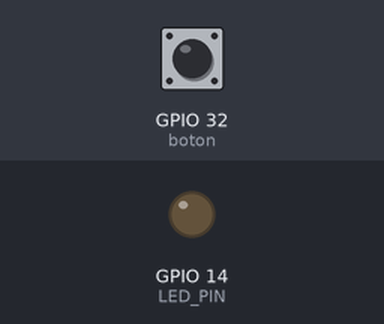
Recording of a sketch running on a simulated ESP32. Shown: output pins drawn as LEDs (lit = HIGH). Dashed ring = blinking. The inputs (shaded band) are chosen by the test bench; at power-on: GPIO 32 (boton) HIGH. What the sketch prints to the serial monitor is not drawn.

Above: at 2.2 s.
2.3 s: GPIO 32 (boton) pulled LOW for 1 s
At 4.1 s:
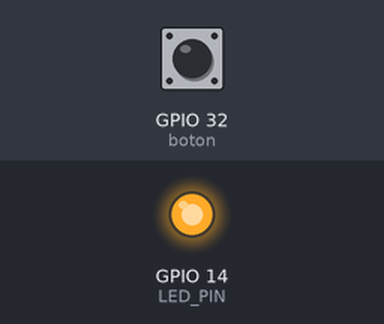
4.8 s: GPIO 32 (boton) pulled LOW for 0.15 s
At 5.4 s:
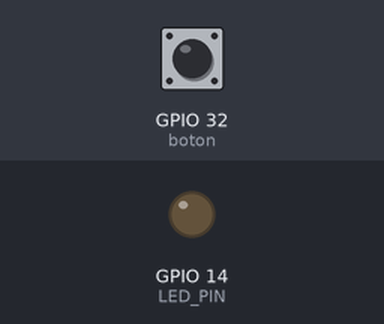
6.4 s: GPIO 32 (boton) pulled LOW for 3.2 s
At 6.6 s:
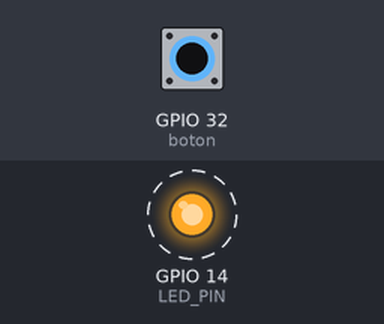
Timing chart, 0 to 10.7 s (numbered marks = the images above; inputs shaded):
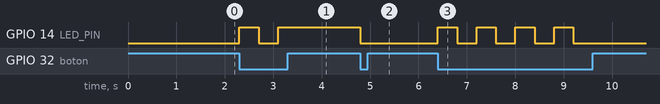

The sketch:

estado_led.ino
```cpp
#define LED_PIN  14// Pin donde está conectado el LED
#define boton 32
bool estado;
void setup() {
  Serial.begin(115200);
  delay(1000);
  Serial.println("Hola, ESP32"); // Configurar el pin como salida
  pinMode(LED_PIN, OUTPUT);
  pinMode(boton, INPUT_PULLUP);
  estado=LOW;
}

void loop() {
  bool estadoboton=digitalRead(boton);
  if(estadoboton==LOW)
  {
    estado=!estado;
    digitalWrite(LED_PIN, estado);
    delay(400);
  }                 // Esperar 1 segundo
}
```

Measured:
- after the input at 2.3 s, GPIO 14 (LED_PIN): LOW → HIGH at once, → LOW 0.40 s later, → HIGH 0.40 s later
- after the input at 4.8 s, GPIO 14 (LED_PIN): HIGH → LOW at once
- after the input at 6.4 s, GPIO 14 (LED_PIN): alternates HIGH for 0.40 s and LOW for 0.40 s, 8 changes in all, then stays LOW, starting at once
